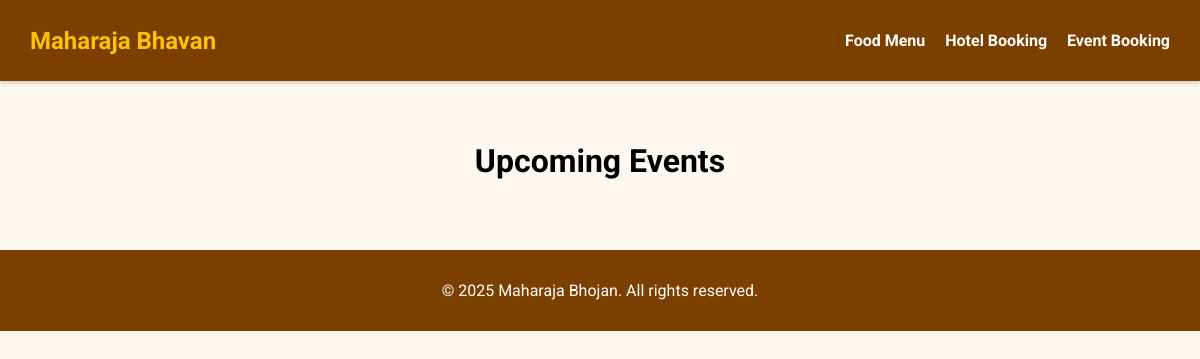
The app's page /event/events, older data.
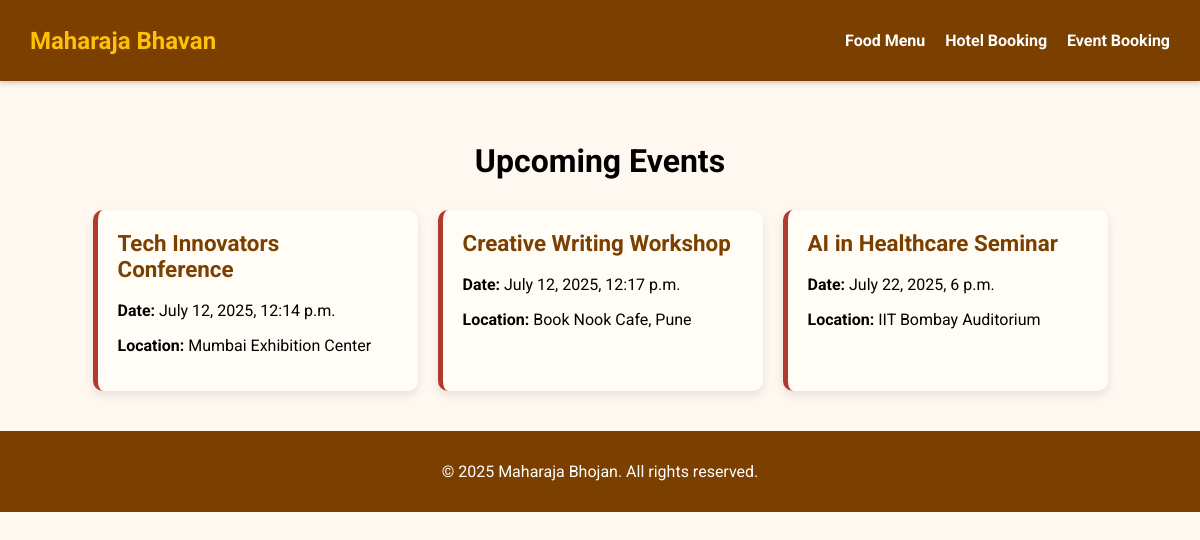
The same page, newer data.
### event/models.py (models this page shows, shortened)
class Event(models.Model):
    title = models.CharField(max_length=100)
    description = models.TextField(blank=True, null=True)
    date = models.DateTimeField()
    time = models.TimeField()
    event_type = models.CharField(max_length=50, choices=[
        ('conference', 'Conference'),
        ('workshop', 'Workshop'),
        ('seminar', 'Seminar'),
        ('webinar', 'Webinar'),
        ('meetup', 'Meetup'),
        ('networking', 'Networking'),
        ('festival', 'Festival'),
        ('concert', 'Concert'),
        ('exhibition', 'Exhibition'),
        ('trade_show', 'Trade Show'),
        ('panel_discussion', 'Panel Discussion'),
        ('product_launch', 'Product Launch'),
        ('community_event', 'Community Event'),
        ('charity_event', 'Charity Event'),
        ('sports_event', 'Sports Event'),
        ('cultural_event', 'Cultural Event'),
        ('educational_event', 'Educational Event'),
        ('corporate_event', 'Corporate Event'),
        ('social_event', 'Social Event'),
        ('wedding', 'Wedding'),
        ('birthday_party', 'Birthday Party'),
        ('anniversary', 'Anniversary'),
        ('family_reunion', 'Family Reunion'),
        ('graduation', 'Graduation'),
        ('holiday_party', 'Holiday Party'),
        ('retirement_party', 'Retirement Party'),
        ('theater_performance', 'Theater Performance'),
        ('film_screening', 'Film Screening'),
        ('art_show', 'Art Show'),
        ('book_signing', 'Book Signing'),
        ('food_festival', 'Food Festival'),
        ('other', 'Other'),
    ])
    location = models.CharField(max_length=255)
    organizer = models.CharField(max_length=100)
    image = models.ImageField(upload_to='event_images/', blank=True, null=True)
    is_active = models.BooleanField(default=True)
    created_at = models.DateTimeField(auto_now_add=True)
    updated_at = models.DateTimeField(auto_now=True)

### event/views.py (the view)
# urls.py: path('events', view=EventView.events, name='events'),
    def events(request):
        events = Event.objects.all()
        context = {
            'events': events,
        }
        return render(request, 'event/events.html', context)

### event/templates/event/events.html (shortened to what this page needs)
{% extends 'base.html' %}
{% load static %}
{% block content %}
<h1>Upcoming Events</h1>
<div class="card-container">
    {% for event in events %}
        <div class="card" onclick="location.href=`{% url 'event:event_details' event.id %}`">
            <h2>{{ event.title }}</h2>
            <p><strong>Date:</strong> {{ event.date }}</p>
            <p><strong>Location:</strong> {{ event.location }}</p>
        </div>
    {% endfor %}
</div>
{% endblock %}

Row changes from the older to the newer data that the page shows:
added Event: title "Tech Innovators Conference", date "July 12, 2025, 12:14 p.m.", location "Mumbai Exhibition Center"
added Event: title "Creative Writing Workshop", date "July 12, 2025, 12:17 p.m.", location "Book Nook Cafe, Pune"
added Event: title "AI in Healthcare Seminar", date "July 22, 2025, 6 p.m.", location "IIT Bombay Auditorium"
